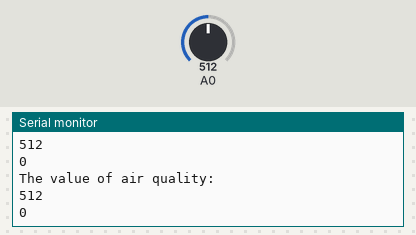
Bench run of a sketch on a simulated Arduino Uno, built with avr-gcc and run on an emulated ATmega328P. Parts: the last lines printed to the serial monitor. The test bench sets the inputs (shaded band); at power-on: A0 = 512.

Above: at 2.8 s.
2.9 s: A0 set to 716
At 5.2 s:
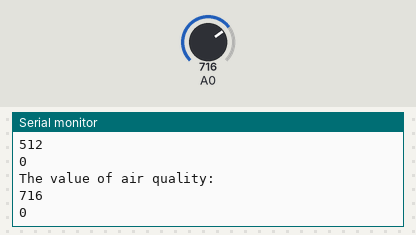
5.6 s: A0 set to 900
At 7.0 s:
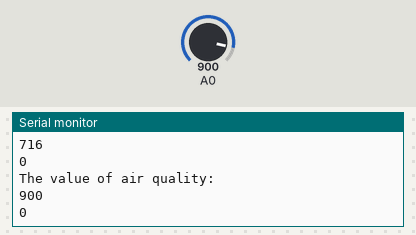
Timing chart, 0 to 8.6 s (numbered marks = the images above; inputs shaded):
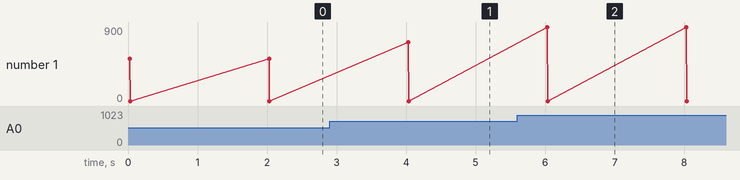

Measured:
- after the input at 2.9 s, the serial monitor: prints a new line after 1.1 s (image 1)
- after the input at 5.6 s, the serial monitor: prints a new line after 0.43 s (image 2)

The sketch:

MQ135.ino
```cpp
int sensorValue;

int digitalValue;

void setup()

{

  Serial.begin(9600);      // sets the serial port to 9600

 // pinMode( A, INPUT);
  pinMode(0, INPUT);

}


void loop()

{

  sensorValue = analogRead(0);       // read analog input pin 0

  digitalValue = digitalRead(0);

  Serial.println("The value of air quality:");
  Serial.println(sensorValue, DEC);  // prints the value read

  Serial.println(digitalValue, DEC);

  delay(2000);                        // wait 100ms for next reading

}
```
